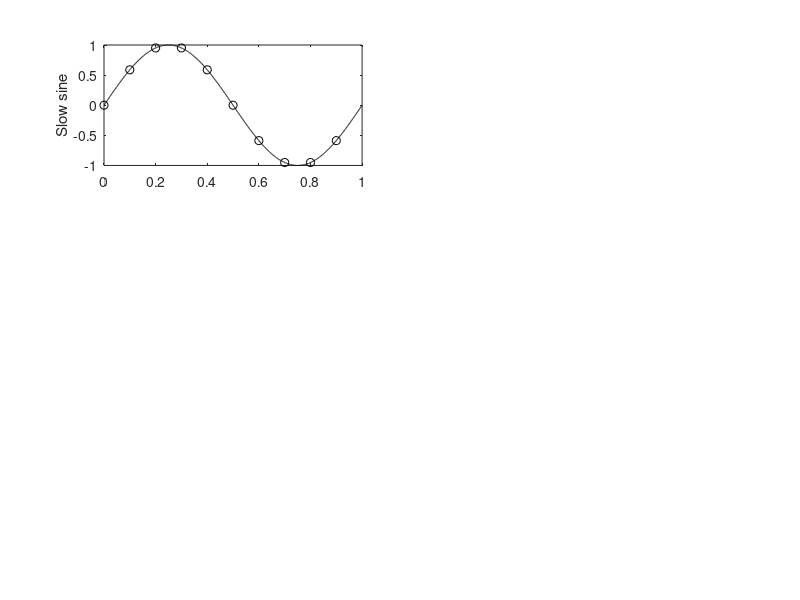

Write the MATLAB code that produced this figure. (Note: this script raises an error after producing the figure.)
% Chapter 2 Exercise 14
% Discretisation in time: choice of the sampling frequency: ALIAS
%
% Copyright: 
% Johan Schoukens, Rik Pintelon, and Yves Rolain 
% Vrije Universiteit Brussels, Pleinlaan 2, 1050 Brussels, Belgium
%
% 30 November 2010

clear all

% signal parameters: define a sine wave signals
A=1;                        % amplitude of the sine waves
f1=1;                       % frequency of the first sine in Hz
f2=9;                       % frequency of the 2nd sine in Hz

% measurement parameters
T=1;                        % measurement time in s
fs=10;                      % sample frequency in Hz

tc=[0:T/1000:T];            % time vector for continuous time plots
td=[0:1/fs:T-1/fs];         % time vector for discrete time plots
N=length(td);               % number of samples
fd=[0:N-1]*fs/N;            % frequencies of discrete Fourier transform

% create the signals
uc1=A*sin(2*pi*f1*tc);      % first 'continuous time' signal
uc2=-A*sin(2*pi*f2*tc);     % 2nd 

ud1=A*sin(2*pi*f1*td);      % first 'discrete time' signal
ud2=-A*sin(2*pi*f2*td);     % 2nd 

U1=fft(ud1)/N;              % DFT result uc1
U2=fft(ud2)/N;              % DFT result uc2

% plot the signals
FigNum=1;
figure(FigNum),clf

subplot(3,2,1)   % plot slow sine + samples
plot(tc,uc1,'-k',td,ud1,'ok')
ylabel('Slow sine')                              
DG_SetFontSize(12)
DG_SetLabelFormat('Y','%6.1f')
DG_SetTraceWidth(0.5,1,FigNum,1)   
DG_SetTraceTint(50,1,FigNum,1)

subplot(3,2,2)     % plot spectrum slow sine
stem([-f1 f1],[A/2 A/2],'filled','k')
hold on,stem([-fs fs],[0.93 0.93],'^:k'),hold off
axis([-15 15 0 1])
ylabel('Amplitude')
DG_SetFontSize(12)
DG_SetLabelFormat('Y','%6.1f')
DG_SetTraceWidth(0.5,1,FigNum,2)   
DG_SetTraceTint(50,2,FigNum,2)

subplot(3,2,3)     % plot sampled slow and fast sine
plot(td,ud1,'ok',td,ud2,'*k')
ylabel('Sampled sines')
DG_SetFontSize(12)
DG_SetLabelFormat('Y','%6.1f')
DG_SetTraceWidth(0.5,1,FigNum,3)   

subplot(3,2,4)   % plot dft spectrum
stem(fd,abs(U1),'ok'),hold on,stem(fd,abs(U2),'*k'),hold off
axis([-15 15 0 1])
ylabel('Amplitude')
DG_SetFontSize(12)
DG_SetLabelFormat('Y','%6.1f')
DG_SetTraceWidth(0.5,1,FigNum,4)   


subplot(3,2,5)   % plot continuous time sine + samples
plot(tc,uc2,'-k',td,ud2,'*k')
xlabel('Time (s)')
ylabel('Fast sine')
DG_SetFontSize(12)
DG_SetLabelFormat('Y','%6.1f')
DG_SetTraceWidth(0.5,1,FigNum,5)   
DG_SetTraceTint(50,1,FigNum,5)



subplot(3,2,6)     % plot spectrum continuous time fast sine
stem([-f2 f2],[A/2 A/2],'filled','k')
hold on,stem([-fs fs],[0.93 0.93],'^:k'),hold off
axis([-15 15 0 1])
ylabel('Amplitude')
xlabel('Frequency (Hz)')
DG_SetFontSize(12)
DG_SetLabelFormat('Y','%6.1f')
DG_SetTraceWidth(0.5,1,FigNum,6)   


% Export the plot
% DG_Init4PDF(gcf, 4.5);        % fixing the size, half standard height
% DG_MakePDF('FigDiscretAlias.pdf', gcf);
%print -dpdf FigDiscretAlias
